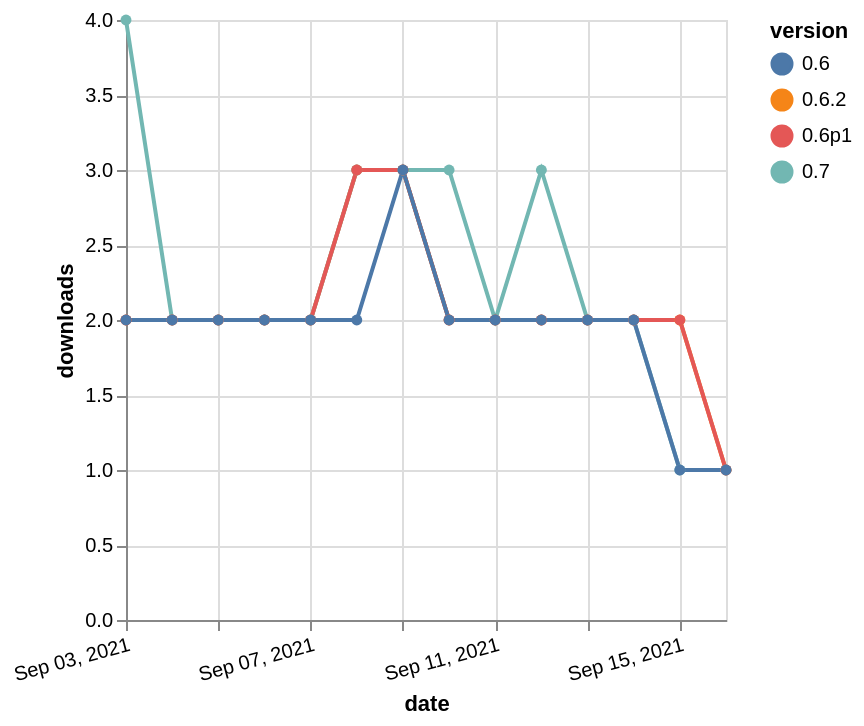

Specify this chart in Vega-Lite:
### Vega-Lite specification from a JSON file in a GitHub repository (floating-point values rounded to 4 significant figures)
{"$schema": "https://vega.github.io/schema/vega-lite/v5.json", "description": "A simple bar chart with embedded data.", "data": {"values": [{"date": "2021-09-03", "total": 2523, "delta": 2, "version": "0.6.2"}, {"date": "2021-09-04", "total": 2525, "delta": 2, "version": "0.6.2"}, {"date": "2021-09-05", "total": 2527, "delta": 2, "version": "0.6.2"}, {"date": "2021-09-06", "total": 2529, "delta": 2, "version": "0.6.2"}, {"date": "2021-09-07", "total": 2531, "delta": 2, "version": "0.6.2"}, {"date": "2021-09-08", "total": 2534, "delta": 3, "version": "0.6.2"}, {"date": "2021-09-09", "total": 2537, "delta": 3, "version": "0.6.2"}, {"date": "2021-09-10", "total": 2539, "delta": 2, "version": "0.6.2"}, {"date": "2021-09-11", "total": 2541, "delta": 2, "version": "0.6.2"}, {"date": "2021-09-12", "total": 2543, "delta": 2, "version": "0.6.2"}, {"date": "2021-09-13", "total": 2545, "delta": 2, "version": "0.6.2"}, {"date": "2021-09-14", "total": 2547, "delta": 2, "version": "0.6.2"}, {"date": "2021-09-15", "total": 2549, "delta": 2, "version": "0.6.2"}, {"date": "2021-09-16", "total": 2550, "delta": 1, "version": "0.6.2"}, {"date": "2021-09-03", "total": 2560, "delta": 4, "version": "0.7"}, {"date": "2021-09-04", "total": 2562, "delta": 2, "version": "0.7"}, {"date": "2021-09-05", "total": 2564, "delta": 2, "version": "0.7"}, {"date": "2021-09-06", "total": 2566, "delta": 2, "version": "0.7"}, {"date": "2021-09-07", "total": 2568, "delta": 2, "version": "0.7"}, {"date": "2021-09-08", "total": 2571, "delta": 3, "version": "0.7"}, {"date": "2021-09-09", "total": 2574, "delta": 3, "version": "0.7"}, {"date": "2021-09-10", "total": 2577, "delta": 3, "version": "0.7"}, {"date": "2021-09-11", "total": 2579, "delta": 2, "version": "0.7"}, {"date": "2021-09-12", "total": 2582, "delta": 3, "version": "0.7"}, {"date": "2021-09-13", "total": 2584, "delta": 2, "version": "0.7"}, {"date": "2021-09-14", "total": 2586, "delta": 2, "version": "0.7"}, {"date": "2021-09-15", "total": 2587, "delta": 1, "version": "0.7"}, {"date": "2021-09-16", "total": 2588, "delta": 1, "version": "0.7"}, {"date": "2021-09-03", "total": 2497, "delta": 2, "version": "0.6p1"}, {"date": "2021-09-04", "total": 2499, "delta": 2, "version": "0.6p1"}, {"date": "2021-09-05", "total": 2501, "delta": 2, "version": "0.6p1"}, {"date": "2021-09-06", "total": 2503, "delta": 2, "version": "0.6p1"}, {"date": "2021-09-07", "total": 2505, "delta": 2, "version": "0.6p1"}, {"date": "2021-09-08", "total": 2508, "delta": 3, "version": "0.6p1"}, {"date": "2021-09-09", "total": 2511, "delta": 3, "version": "0.6p1"}, {"date": "2021-09-10", "total": 2513, "delta": 2, "version": "0.6p1"}, {"date": "2021-09-11", "total": 2515, "delta": 2, "version": "0.6p1"}, {"date": "2021-09-12", "total": 2517, "delta": 2, "version": "0.6p1"}, {"date": "2021-09-13", "total": 2519, "delta": 2, "version": "0.6p1"}, {"date": "2021-09-14", "total": 2521, "delta": 2, "version": "0.6p1"}, {"date": "2021-09-15", "total": 2523, "delta": 2, "version": "0.6p1"}, {"date": "2021-09-16", "total": 2524, "delta": 1, "version": "0.6p1"}, {"date": "2021-09-03", "total": 2504, "delta": 2, "version": "0.6"}, {"date": "2021-09-04", "total": 2506, "delta": 2, "version": "0.6"}, {"date": "2021-09-05", "total": 2508, "delta": 2, "version": "0.6"}, {"date": "2021-09-06", "total": 2510, "delta": 2, "version": "0.6"}, {"date": "2021-09-07", "total": 2512, "delta": 2, "version": "0.6"}, {"date": "2021-09-08", "total": 2514, "delta": 2, "version": "0.6"}, {"date": "2021-09-09", "total": 2517, "delta": 3, "version": "0.6"}, {"date": "2021-09-10", "total": 2519, "delta": 2, "version": "0.6"}, {"date": "2021-09-11", "total": 2521, "delta": 2, "version": "0.6"}, {"date": "2021-09-12", "total": 2523, "delta": 2, "version": "0.6"}, {"date": "2021-09-13", "total": 2525, "delta": 2, "version": "0.6"}, {"date": "2021-09-14", "total": 2527, "delta": 2, "version": "0.6"}, {"date": "2021-09-15", "total": 2528, "delta": 1, "version": "0.6"}, {"date": "2021-09-16", "total": 2529, "delta": 1, "version": "0.6"}]}, "width": "container", "mark": {"type": "line", "point": {"filled": true}}, "encoding": {"x": {"field": "date", "type": "temporal", "timeUnit": "yearmonthdate", "title": "date", "axis": {"labelAngle": -15}}, "y": {"field": "delta", "type": "quantitative", "title": "downloads"}, "color": {"field": "version", "type": "nominal"}, "tooltip": {"field": "delta"}}}
